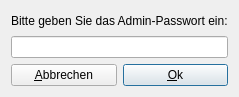
<?xml version="1.0" encoding="UTF-8"?>
<ui version="4.0">
 <class>DlgAccess</class>
 <widget class="QDialog" name="DlgAccess">
  <property name="geometry">
   <rect>
    <x>0</x>
    <y>0</y>
    <width>225</width>
    <height>97</height>
   </rect>
  </property>
  <property name="windowTitle">
   <string>OpenPhysio Administrator</string>
  </property>
  <property name="windowIcon">
   <iconset resource="images/images.qrc">
    <normaloff>:/favicon.png</normaloff>:/favicon.png</iconset>
  </property>
  <layout class="QGridLayout" name="gridLayout">
   <item row="0" column="0" colspan="2">
    <widget class="QLabel" name="label">
     <property name="text">
      <string>Bitte geben Sie das Admin-Passwort ein:</string>
     </property>
    </widget>
   </item>
   <item row="1" column="0" colspan="2">
    <widget class="QLineEdit" name="lePW">
     <property name="echoMode">
      <enum>QLineEdit::Password</enum>
     </property>
    </widget>
   </item>
   <item row="2" column="0">
    <widget class="QPushButton" name="pbCancel">
     <property name="text">
      <string>&amp;Abbrechen</string>
     </property>
    </widget>
   </item>
   <item row="2" column="1">
    <widget class="QPushButton" name="pbOk">
     <property name="text">
      <string>&amp;Ok</string>
     </property>
     <property name="default">
      <bool>true</bool>
     </property>
    </widget>
   </item>
  </layout>
 </widget>
 <tabstops>
  <tabstop>lePW</tabstop>
  <tabstop>pbCancel</tabstop>
  <tabstop>pbOk</tabstop>
 </tabstops>
 <resources>
  <include location="images/images.qrc"/>
 </resources>
 <connections/>
</ui>
